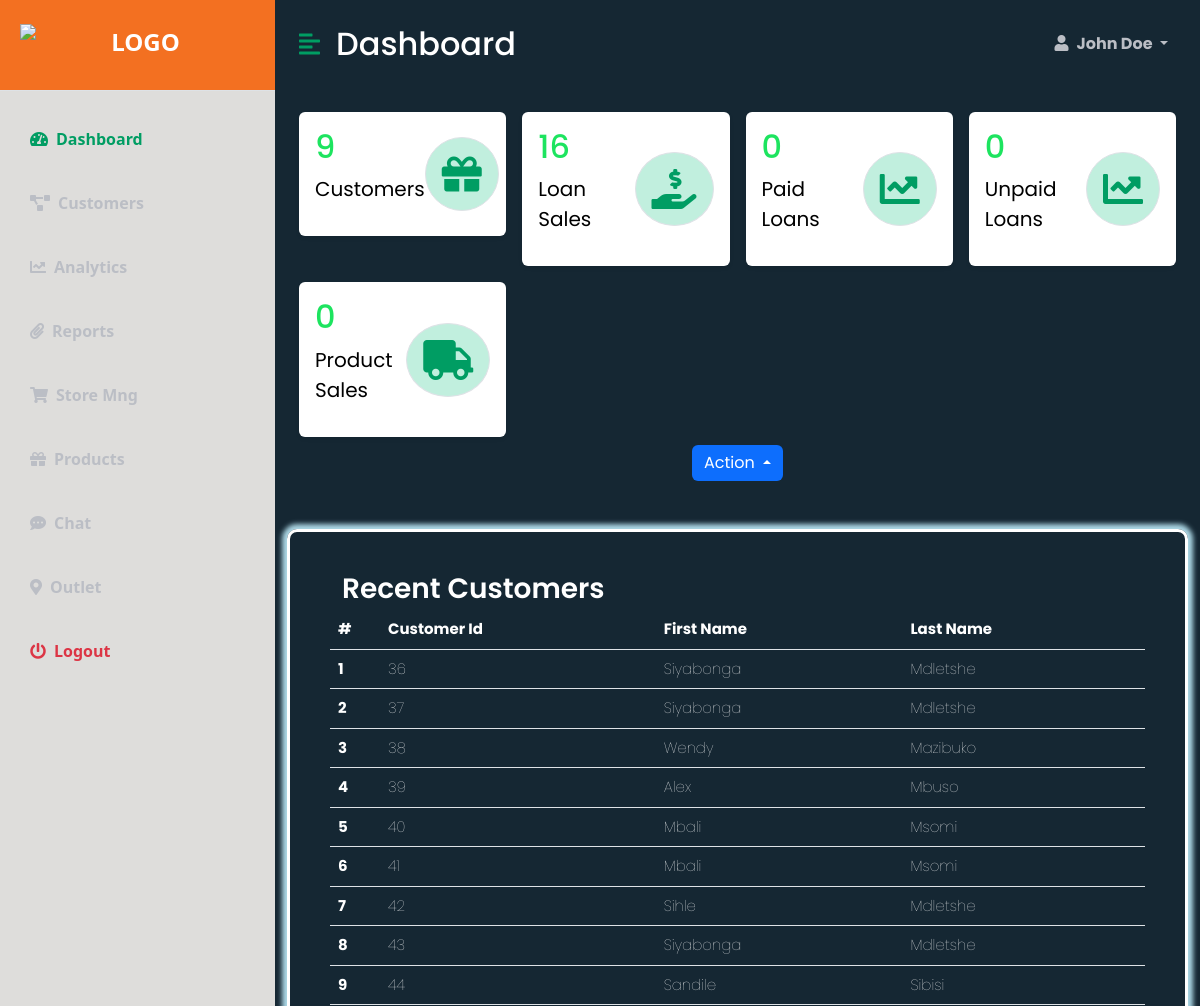
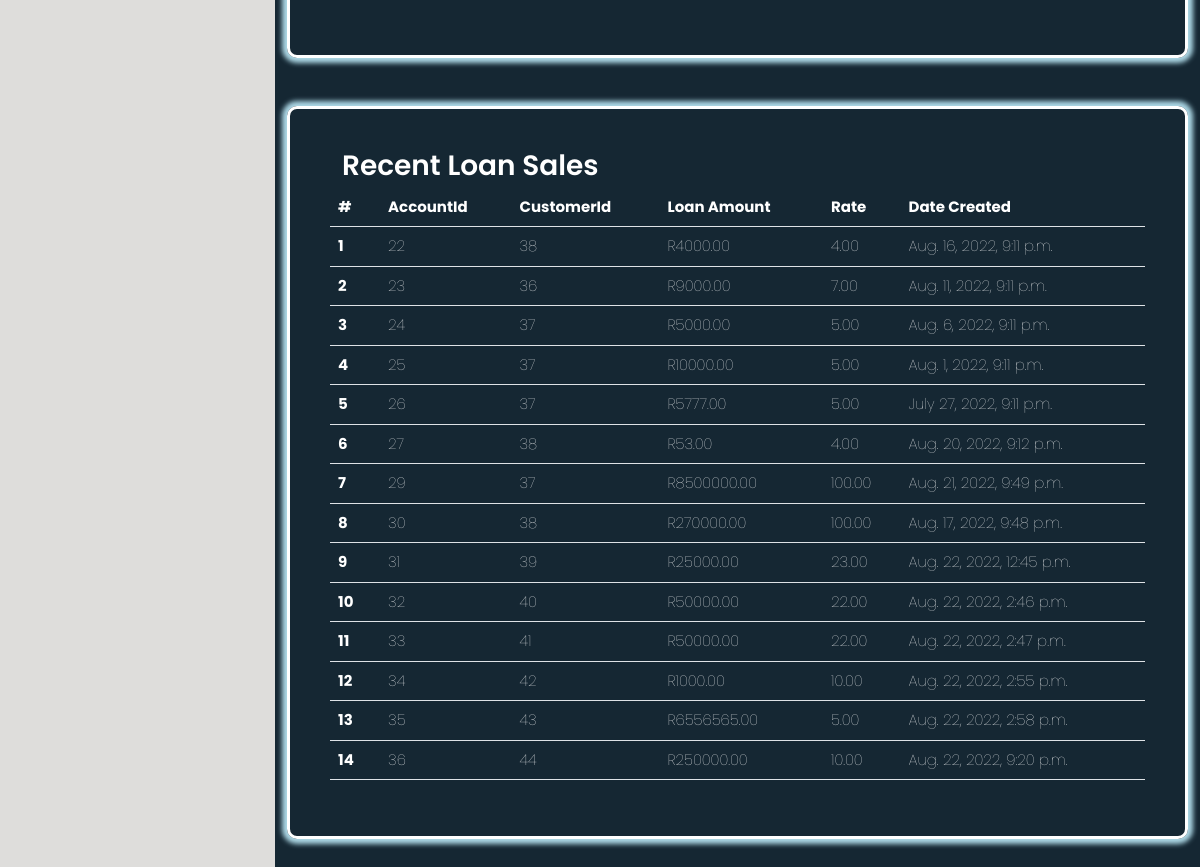
The page / on the database its author committed (2 pictures, top to bottom).
### BackOfficeApp/models.py (models this page shows, shortened)
class Account(models.Model):
  loan_amount = models.DecimalField("Loan Amount", max_digits=13, decimal_places=2, blank= False)
  rate = models.DecimalField("Rate", max_digits=5, decimal_places=2, blank= False)
  created_at = models.DateTimeField("Created Date")
  customer = models.ForeignKey(Customer, on_delete=models.CASCADE)
  class Meta:
        ordering = ['created_at']

### AdminDashboard/views.py (the view)
# urls.py: path('', view=admin_dashboard, name='adminlandingpage'),
def admin_dashboard(request):
    customers = filter_customers(request.GET.get('filter', '30')).values()
    number_of_sales= len(Account.objects.values())
    number_of_customers= len(Customer.objects.values())
    temp_customers = []
    customers_list = []
    for c in customers:
        if c['customer_id'] not in temp_customers:
            temp_customers.append(c['customer_id'])
            customers_list.append(c)
    dashboard_session = {
        'display_template' : 'AdminDashboard/dashboard_landing_page.html',
        'customers' : customers_list,
        'sales': customers,
        'number_of_customers': number_of_customers,
        'number_of_sales': number_of_sales,
        'filtered_result': True
    }
    return render (request, 'AdminDashboard/admin_dashboard.html', {'dashboard_session': dashboard_session})

### AdminDashboard/templates/AdminDashboard/admin_dashboard.html (shortened to what this page needs)
<!DOCTYPE html>
<html lang="en">
{% load static %}
<head>
    <link href="https://cdn.jsdelivr.net/npm/bootstrap@5.2.0/dist/css/bootstrap.min.css" rel="stylesheet">
    <link rel="stylesheet" href="https://cdnjs.cloudflare.com/ajax/libs/font-awesome/5.15.3/css/all.min.css" />
    <link rel="stylesheet" href="{% static 'AdminDashboard/styles.css' %}"/>
</head>
<body>
    <div class="d-flex" id="wrapper">
        <div class="bg-white" id="sidebar-wrapper">
            <div class="sidebar-heading text-center py-4 primary-text fs-4 fw-bold text-uppercase border-bottom">
                <img src="{% static 'AdminDashboard/logo.png' %}" alt="logo">
            </div>
            <div class="list-group list-group-flush my-3">
                <a href="{% url 'AdminDashboard:adminlandingpage'  %}" class="list-group-item list-group-item-action bg-transparent second-text active"><i
                        class="fas fa-tachometer-alt me-2"></i>Dashboard</a>
                <a href="{% url 'BackOfficeApp:customers'  %}" class="list-group-item list-group-item-action bg-transparent second-text fw-bold"><i
                        class="fas fa-project-diagram me-2"></i>Customers</a>
                <a href="#" class="list-group-item list-group-item-action bg-transparent second-text fw-bold"><i
                        class="fas fa-chart-line me-2"></i>Analytics</a>
                <a href="#" class="list-group-item list-group-item-action bg-transparent second-text fw-bold"><i
                        class="fas fa-paperclip me-2"></i>Reports</a>
                <a href="#" class="list-group-item list-group-item-action bg-transparent second-text fw-bold"><i
                        class="fas fa-shopping-cart me-2"></i>Store Mng</a>
                <a href="#" class="list-group-item list-group-item-action bg-transparent second-text fw-bold"><i
                        class="fas fa-gift me-2"></i>Products</a>
                <a href="#" class="list-group-item list-group-item-action bg-transparent second-text fw-bold"><i
                        class="fas fa-comment-dots me-2"></i>Chat</a>
                <a href="#" class="list-group-item list-group-item-action bg-transparent second-text fw-bold"><i
                        class="fas fa-map-marker-alt me-2"></i>Outlet</a>
                <a href="#" class="list-group-item list-group-item-action bg-transparent text-danger fw-bold"><i
                        class="fas fa-power-off me-2"></i>Logout</a>
            </div>
        </div>
        <div id="page-content-wrapper">
            <nav class="navbar navbar-expand-lg navbar-light bg-transparent py-4 px-4">
                <div class="d-flex align-items-center">
                    <i class="fas fa-align-left primary-text fs-4 me-3" id="menu-toggle"></i>
                    <h2 class="fs-2 m-0">Dashboard</h2>
                </div>
                <div class="collapse navbar-collapse" id="navbarSupportedContent">
                    <ul class="navbar-nav ms-auto mb-2 mb-lg-0">
                        <li class="nav-item dropdown">
                            <a class="nav-link dropdown-toggle second-text fw-bold" href="#" id="navbarDropdown"
                                role="button" data-bs-toggle="dropdown" aria-expanded="false">
                                <i class="fas fa-user me-2"></i>John Doe
                            </a>
                        </li>
                    </ul>
                </div>
            </nav>
            <div class="container-fluid px-4">
                {% include  dashboard_session.display_template %}
            </div>
        </div>
    </div>
</body>
</html>

### AdminDashboard/templates/AdminDashboard/dashboard_landing_page.html (shortened to what this page needs)
{% load static %}
<link rel="stylesheet" href="{% static 'AdminDashboard/customer_registration.css' %}">
<div class="row g-3 my-2 ">
    <div class="col-md-3">
        <div class="p-3 bg-white shadow-sm d-flex justify-content-around align-items-center rounded">
            <div>
                <h3 class="fs-2 customer-stats">{{dashboard_session.number_of_customers}}</h3>
                <p class="fs-5 product-name">Customers</p>
            </div>
            <i class="fas fa-gift fs-1 primary-text border rounded-full secondary-bg p-3"></i>
        </div>
    </div>
    <div class="col-md-3">
        <div class="p-3 bg-white shadow-sm d-flex justify-content-around align-items-center rounded">
            <div>
                <h3 class="fs-2 customer-stats">{{dashboard_session.number_of_sales}}</h3>
                <p class="fs-5 product-name">Loan Sales</p>
            </div>
            <i
                class="fas fa-hand-holding-usd fs-1 primary-text border rounded-full secondary-bg p-3"></i>
        </div>
    </div>
    <div class="col-md-3">
        <div class="p-3 bg-white shadow-sm d-flex justify-content-around align-items-center rounded">
            <div>
                <h3 class="fs-2 customer-stats">0</h3>
                <p class="fs-5 product-name">Paid Loans</p>
            </div>
            <i class="fas fa-chart-line fs-1 primary-text border rounded-full secondary-bg p-3"></i>
        </div>
    </div>
    <div class="col-md-3">
        <div class="p-3 bg-white shadow-sm d-flex justify-content-around align-items-center rounded">
            <div>
                <h3 class="fs-2 customer-stats">0</h3>
                <p class="fs-5 product-name">Unpaid Loans</p>
            </div>
            <i class="fas fa-chart-line fs-1 primary-text border rounded-full secondary-bg p-3"></i>
        </div>
    </div>
    <div class="col-md-3">
        <div class="p-3 bg-white shadow-sm d-flex justify-content-around align-items-center rounded">
            <div>
                <h3 class="fs-2 customer-stats">0</h3>
                <p class="fs-5 product-name">Product Sales</p>
            </div>
            <i class="fas fa-truck fs-1 primary-text border rounded-full secondary-bg p-3"></i>
        </div>
    </div>
</div>
{% if dashboard_session.customers or dashboard_session.filtered_result  %}
<div class="btn-group dropup customers-action-button">
    <button type="button" class="btn btn-primary dropdown-toggle" data-toggle="dropdown" aria-haspopup="true" aria-expanded="false">
      Action
    </button>
</div>
<div class="row my-5 customers-table table-responsive">
        <h3>Recent Customers</h3>
        <table class="table">
            <thead>
                <tr>
                    <th scope="col" width="50">#</th>
                    <th scope="col">Customer Id</th>
                    <th scope="col">First Name</th>
                    <th scope="col">Last Name</th>
                </tr>
            </thead>
            <tbody>
                {% for customer in dashboard_session.customers|dictsort:"customer_id" %}
                <tr>
                    <th scope="row">{{forloop.counter}}</th>
                    <td>{{customer.customer_id}}</td>
                    <td>{{customer.first_name}}</td>
                    <td>{{customer.last_name}}</td>
                </tr>
                {% endfor %}
            </tbody>
        </table>
</div>
 <div class="row my-5 customers-table table-responsive">
    <h3>Recent Loan Sales</h3>
        <table class="table">
            <thead>
                <tr>
                    <th scope="col" width="50">#</th>
                    <th scope="col">AccountId</th>
                    <th scope="col">CustomerId</th>
                    <th scope="col">Loan Amount</th>
                    <th scope="col">Rate</th>
                    <th scope="col">Date Created</th>
                </tr>
            </thead>
            <tbody>
                {% for sale in dashboard_session.sales|dictsort:"account_id" %}
                <tr>
                    <th scope="row">{{forloop.counter}}</th>
                    <td>{{sale.account_id}}</td>
                    <td>{{sale.customer_id}}</td>
                    <td>R{{sale.loan_amount}}</td>
                    <td>{{sale.rate}}</td>
                    <td>{{sale.created_at}}</td>
                </tr>
                {% endfor %}
            </tbody>
        </table>
 </div>
{% endif %}

### AdminDashboard/static/AdminDashboard/styles.css (style rules this page uses)
:root { --main-bg-color: #009d63; --main-text-color: #009d63; --second-text-color: #bbbec5; --second-bg-color: #c1efde; }
.primary-text { color: var(--main-text-color); }
.second-text { color: var(--second-text-color); }
.secondary-bg { background-color: var(--second-bg-color); }
.rounded-full { border-radius: 100%; }
#wrapper { overflow-x: hidden; }
#sidebar-wrapper { min-height: 100vh; margin-left: -15rem; -webkit-transition: margin 0.25s ease-out; -moz-transition: margin 0.25s ease-out; -o-transition: margin 0.25s ease-out; transition: margin 0.25s ease-out; background-color: #dedddb ! important; }
#sidebar-wrapper .sidebar-heading { padding: 0.875rem 1.25rem; font-size: 1.2rem; }
#sidebar-wrapper .list-group { width: 15rem; }
.sidebar-heading { background-color: #f37021; color: #ffffff; }
.sidebar-heading img { width: 235px; height: 42px; display: block; position: static; left: 0px; top: 0px; }
#page-content-wrapper { min-width: 100vw; background-color: #152733; }
#menu-toggle { cursor: pointer; }
.list-group-item { border: none; padding: 20px 30px; }
.list-group-item.active { background-color: transparent; color: var(--main-text-color); font-weight: bold; border: none; }
@media (min-width: 768px) { #sidebar-wrapper { margin-left: 0; } }
@media (min-width: 768px) { #page-content-wrapper { min-width: 0; width: 100%; } }

### AdminDashboard/static/AdminDashboard/customer_registration.css (style rules this page uses)
#page-content-wrapper { font-family: 'Poppins', sans-serif; font-weight: 400; -webkit-font-smoothing: antialiased; text-rendering: optimizeLegibility; -moz-osx-font-smoothing: grayscale; color: #fff !important; }
.form-content h3, .customers-table h3 { color: #fff; text-align: left; font-size: 28px; font-weight: 600; margin-bottom: 5px; }
.btn-primary { outline: none; border: 0px; box-shadow: none; }
.customers-table { border: 3px solid #fff; padding: 40px; display: block; -webkit-border-radius: 10px; -moz-border-radius: 10px; border-radius: 10px; text-align: center; -webkit-transition: all 0.4s ease; transition: all 0.4s ease; box-shadow: 0 0 5px 5px lightblue; }
.customers-table table { color: #fff; text-align: left; font-size: 15px; font-weight: 100; }
.customer-stats { color: rgb(29, 228, 95); }
.product-name { color: #000; }
.customers-action-button { text-align: center !important; display: block; }

### AdminDashboard/templates/AdminDashboard/admin_dashboard.html (style rules this page uses)
body { animation: fadeInAnimation ease 1s; animation-iteration-count: 1; animation-fill-mode: forwards; }

### rows shown on the page
Account: customer_id "36", first_name "Siyabonga", last_name "Mdletshe", account_id "23", loan_amount "9000.00", rate "7.00", created_at "Aug. 11, 2022, 9:11 p.m."
Account: customer_id "37", first_name "Siyabonga", last_name "Mdletshe", account_id "26", loan_amount "5777.00", rate "5.00", created_at "July 27, 2022, 9:11 p.m."
Account: customer_id "38", first_name "Wendy", last_name "Mazibuko", account_id "22", loan_amount "4000.00", rate "4.00", created_at "Aug. 16, 2022, 9:11 p.m."
Account: customer_id "39", first_name "Alex", last_name "Mbuso", account_id "31", loan_amount "25000.00", rate "23.00", created_at "Aug. 22, 2022, 12:45 p.m."
Account: customer_id "40", first_name "Mbali", last_name "Msomi", account_id "32", loan_amount "50000.00", rate "22.00", created_at "Aug. 22, 2022, 2:46 p.m."
Account: customer_id "41", first_name "Mbali", last_name "Msomi", account_id "33", loan_amount "50000.00", rate "22.00", created_at "Aug. 22, 2022, 2:47 p.m."
Account: customer_id "42", first_name "Sihle", last_name "Mdletshe", account_id "34", loan_amount "1000.00", rate "10.00", created_at "Aug. 22, 2022, 2:55 p.m."
Account: customer_id "43", first_name "Siyabonga", last_name "Mdletshe", account_id "35", loan_amount "6556565.00", rate "5.00", created_at "Aug. 22, 2022, 2:58 p.m."
Account: customer_id "44", first_name "Sandile", last_name "Sibisi", account_id "36", loan_amount "250000.00", rate "10.00", created_at "Aug. 22, 2022, 9:20 p.m."
Account: account_id "24", customer_id "37", loan_amount "5000.00", rate "5.00", created_at "Aug. 6, 2022, 9:11 p.m."
Account: account_id "25", customer_id "37", loan_amount "10000.00", rate "5.00", created_at "Aug. 1, 2022, 9:11 p.m."
Account: account_id "27", customer_id "38", loan_amount "53.00", rate "4.00", created_at "Aug. 20, 2022, 9:12 p.m."
Account: account_id "29", customer_id "37", loan_amount "8500000.00", rate "100.00", created_at "Aug. 21, 2022, 9:49 p.m."
Account: account_id "30", customer_id "38", loan_amount "270000.00", rate "100.00", created_at "Aug. 17, 2022, 9:48 p.m."

### other values the page prints
{{ dashboard_session.number_of_customers }} "9"
{{ dashboard_session.number_of_sales }} "16"
